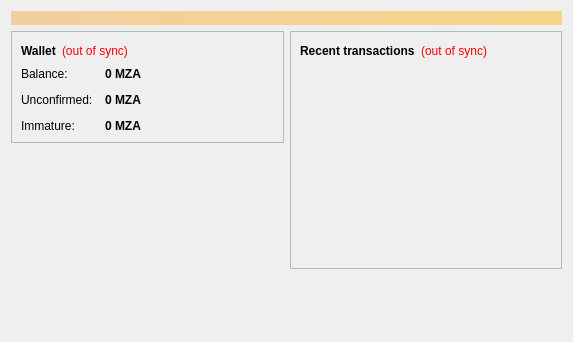
<?xml version="1.0" encoding="UTF-8"?>
<ui version="4.0">
 <class>OverviewPage</class>
 <widget class="QWidget" name="OverviewPage">
  <property name="geometry">
   <rect>
    <x>0</x>
    <y>0</y>
    <width>573</width>
    <height>342</height>
   </rect>
  </property>
  <property name="windowTitle">
   <string>Form</string>
  </property>
  <layout class="QVBoxLayout" name="topLayout">
   <item>
    <widget class="QLabel" name="labelAlerts">
     <property name="visible">
      <bool>false</bool>
     </property>
     <property name="styleSheet">
      <string notr="true">background-color: qlineargradient(x1: 0, y1: 0, x2: 1, y2: 0, stop:0 #F0D0A0, stop:1 #F8D488); color:#000000;</string>
     </property>
     <property name="wordWrap">
      <bool>true</bool>
     </property>
     <property name="margin">
      <number>3</number>
     </property>
    </widget>
   </item>
   <item>
    <layout class="QHBoxLayout" name="horizontalLayout" stretch="1,1">
     <item>
      <layout class="QVBoxLayout" name="verticalLayout_2">
       <item>
        <widget class="QFrame" name="frame">
         <property name="frameShape">
          <enum>QFrame::StyledPanel</enum>
         </property>
         <property name="frameShadow">
          <enum>QFrame::Raised</enum>
         </property>
         <layout class="QVBoxLayout" name="verticalLayout_4">
          <item>
           <layout class="QHBoxLayout" name="horizontalLayout_4">
            <item>
             <widget class="QLabel" name="label_5">
              <property name="font">
               <font>
                <weight>75</weight>
                <bold>true</bold>
               </font>
              </property>
              <property name="text">
               <string>Wallet</string>
              </property>
             </widget>
            </item>
            <item>
             <widget class="QLabel" name="labelWalletStatus">
              <property name="toolTip">
               <string>The displayed information may be out of date. Your wallet automatically synchronizes with the Mzansicoin network after a connection is established, but this process has not completed yet.</string>
              </property>
              <property name="styleSheet">
               <string notr="true">QLabel { color: red; }</string>
              </property>
              <property name="text">
               <string notr="true">(out of sync)</string>
              </property>
              <property name="alignment">
               <set>Qt::AlignLeading|Qt::AlignLeft|Qt::AlignVCenter</set>
              </property>
             </widget>
            </item>
            <item>
             <spacer name="horizontalSpacer_2">
              <property name="orientation">
               <enum>Qt::Horizontal</enum>
              </property>
              <property name="sizeHint" stdset="0">
               <size>
                <width>40</width>
                <height>20</height>
               </size>
              </property>
             </spacer>
            </item>
           </layout>
          </item>
          <item>
           <layout class="QFormLayout" name="formLayout_2">
            <property name="fieldGrowthPolicy">
             <enum>QFormLayout::AllNonFixedFieldsGrow</enum>
            </property>
            <property name="horizontalSpacing">
             <number>12</number>
            </property>
            <property name="verticalSpacing">
             <number>12</number>
            </property>
            <item row="0" column="0">
             <widget class="QLabel" name="label">
              <property name="text">
               <string>Balance:</string>
              </property>
             </widget>
            </item>
            <item row="0" column="1">
             <widget class="QLabel" name="labelBalance">
              <property name="font">
               <font>
                <weight>75</weight>
                <bold>true</bold>
               </font>
              </property>
              <property name="cursor">
               <cursorShape>IBeamCursor</cursorShape>
              </property>
              <property name="toolTip">
               <string>Your current balance</string>
              </property>
              <property name="text">
               <string notr="true">0 MZA</string>
              </property>
              <property name="textInteractionFlags">
               <set>Qt::LinksAccessibleByMouse|Qt::TextSelectableByKeyboard|Qt::TextSelectableByMouse</set>
              </property>
             </widget>
            </item>
            <item row="1" column="0">
             <widget class="QLabel" name="label_3">
              <property name="text">
               <string>Unconfirmed:</string>
              </property>
             </widget>
            </item>
            <item row="1" column="1">
             <widget class="QLabel" name="labelUnconfirmed">
              <property name="font">
               <font>
                <weight>75</weight>
                <bold>true</bold>
               </font>
              </property>
              <property name="cursor">
               <cursorShape>IBeamCursor</cursorShape>
              </property>
              <property name="toolTip">
               <string>Total of transactions that have yet to be confirmed, and do not yet count toward the current balance</string>
              </property>
              <property name="text">
               <string notr="true">0 MZA</string>
              </property>
              <property name="textInteractionFlags">
               <set>Qt::LinksAccessibleByMouse|Qt::TextSelectableByKeyboard|Qt::TextSelectableByMouse</set>
              </property>
             </widget>
            </item>
            <item row="2" column="0">
             <widget class="QLabel" name="labelImmatureText">
              <property name="text">
               <string>Immature:</string>
              </property>
             </widget>
            </item>
            <item row="2" column="1">
             <widget class="QLabel" name="labelImmature">
              <property name="font">
               <font>
                <weight>75</weight>
                <bold>true</bold>
               </font>
              </property>
              <property name="toolTip">
               <string>Mined balance that has not yet matured</string>
              </property>
              <property name="text">
               <string notr="true">0 MZA</string>
              </property>
              <property name="textInteractionFlags">
               <set>Qt::LinksAccessibleByMouse|Qt::TextSelectableByKeyboard|Qt::TextSelectableByMouse</set>
              </property>
             </widget>
            </item>
           </layout>
          </item>
         </layout>
        </widget>
       </item>
       <item>
        <spacer name="verticalSpacer">
         <property name="orientation">
          <enum>Qt::Vertical</enum>
         </property>
         <property name="sizeHint" stdset="0">
          <size>
           <width>20</width>
           <height>40</height>
          </size>
         </property>
        </spacer>
       </item>
      </layout>
     </item>
     <item>
      <layout class="QVBoxLayout" name="verticalLayout_3">
       <item>
        <widget class="QFrame" name="frame_2">
         <property name="frameShape">
          <enum>QFrame::StyledPanel</enum>
         </property>
         <property name="frameShadow">
          <enum>QFrame::Raised</enum>
         </property>
         <layout class="QVBoxLayout" name="verticalLayout">
          <item>
           <layout class="QHBoxLayout" name="horizontalLayout_2">
            <item>
             <widget class="QLabel" name="label_4">
              <property name="text">
               <string>&lt;b&gt;Recent transactions&lt;/b&gt;</string>
              </property>
             </widget>
            </item>
            <item>
             <widget class="QLabel" name="labelTransactionsStatus">
              <property name="toolTip">
               <string>The displayed information may be out of date. Your wallet automatically synchronizes with the Mzansicoin network after a connection is established, but this process has not completed yet.</string>
              </property>
              <property name="styleSheet">
               <string notr="true">QLabel { color: red; }</string>
              </property>
              <property name="text">
               <string notr="true">(out of sync)</string>
              </property>
              <property name="alignment">
               <set>Qt::AlignRight|Qt::AlignTrailing|Qt::AlignVCenter</set>
              </property>
             </widget>
            </item>
            <item>
             <spacer name="horizontalSpacer">
              <property name="orientation">
               <enum>Qt::Horizontal</enum>
              </property>
              <property name="sizeHint" stdset="0">
               <size>
                <width>40</width>
                <height>20</height>
               </size>
              </property>
             </spacer>
            </item>
           </layout>
          </item>
          <item>
           <widget class="QListView" name="listTransactions">
            <property name="styleSheet">
             <string notr="true">QListView { background: transparent; }</string>
            </property>
            <property name="frameShape">
             <enum>QFrame::NoFrame</enum>
            </property>
            <property name="verticalScrollBarPolicy">
             <enum>Qt::ScrollBarAlwaysOff</enum>
            </property>
            <property name="horizontalScrollBarPolicy">
             <enum>Qt::ScrollBarAlwaysOff</enum>
            </property>
            <property name="selectionMode">
             <enum>QAbstractItemView::NoSelection</enum>
            </property>
           </widget>
          </item>
         </layout>
        </widget>
       </item>
       <item>
        <spacer name="verticalSpacer_2">
         <property name="orientation">
          <enum>Qt::Vertical</enum>
         </property>
         <property name="sizeHint" stdset="0">
          <size>
           <width>20</width>
           <height>40</height>
          </size>
         </property>
        </spacer>
       </item>
      </layout>
     </item>
    </layout>
   </item>
  </layout>
 </widget>
 <resources/>
 <connections/>
</ui>
